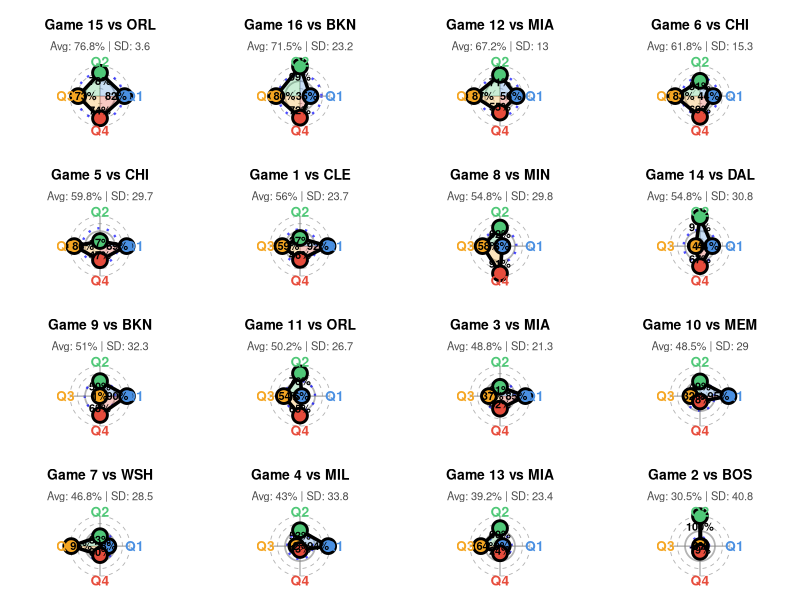

Recreate this plot in R.
library(ggplot2)
library(dplyr)
library(gridExtra)

# Create the data (CLE is row 1: 92, 27, 59, 46; BOS is row 2: 3, 100, 0, 19; etc.)
eppp_data <- data.frame(
  Game = 1:16,
  Opponent = c("CLE", "BOS", "MIA", "MIL", "CHI", "CHI", "WSH", "MIN",
               "BKN", "MEM", "ORL", "MIA", "MIA", "DAL", "ORL", "BKN"),
  Q1 = c(92, 3, 85, 94, 89, 44, 28, 8, 90, 95, 6, 56, 9, 41, 82, 35),
  Q2 = c(27, 100, 31, 53, 17, 51, 33, 62, 50, 49, 76, 71, 60, 97, 78, 99),
  Q3 = c(59, 0, 37, 12, 86, 83, 96, 58, 1, 32, 54, 87, 64, 14, 73, 80),
  Q4 = c(46, 19, 42, 13, 47, 69, 30, 91, 63, 18, 65, 55, 24, 67, 74, 72)
)

# Calculate summary stats for sorting
eppp_data <- eppp_data %>%
  mutate(
    Mean = round((Q1 + Q2 + Q3 + Q4) / 4, 1),
    StdDev = round(sqrt(((Q1-Mean)^2 + (Q2-Mean)^2 + (Q3-Mean)^2 + (Q4-Mean)^2) / 4), 1),
    Best_Q = apply(cbind(Q1, Q2, Q3, Q4), 1, max),
    Worst_Q = apply(cbind(Q1, Q2, Q3, Q4), 1, min)
  ) %>%
  arrange(desc(Mean)) # Sort by best performance

# Function to create an enhanced radar chart
create_radar <- function(game_num, q1, q2, q3, q4, opponent, mean_val, stddev, best_q, worst_q) {
  # Quarter colors
  quarter_colors <- c("Q1" = "#4A90E2", "Q2" = "#50C878", "Q3" = "#F5A623", "Q4" = "#E74C3C")
  
  # Create data for this game
  quarters <- c(q1, q2, q3, q4)
  df <- data.frame(
    Quarter = c("Q1", "Q2", "Q3", "Q4", "Q1"), # Repeat Q1 to close the polygon
    Value = c(q1, q2, q3, q4, q1)
  )
  
  # Convert to radians for plotting
  df$angle <- seq(0, 2*pi, length.out = 5)
  df$x <- df$Value * cos(df$angle)
  df$y <- df$Value * sin(df$angle)
  
  # Create reference circles
  circles <- data.frame(
    radius = c(25, 50, 75, 100),
    is_fifty = c(FALSE, TRUE, FALSE, FALSE)
  )
  
  # Average circle
  avg_circle <- data.frame(
    x = mean_val * cos(seq(0, 2*pi, length.out = 100)),
    y = mean_val * sin(seq(0, 2*pi, length.out = 100))
  )
  
  # Create axis lines
  axis_lines <- data.frame(
    x_start = rep(0, 4),
    y_start = rep(0, 4),
    x_end = 100 * cos(seq(0, 2*pi, length.out = 5)[1:4]),
    y_end = 100 * sin(seq(0, 2*pi, length.out = 5)[1:4])
  )
  
  # Quarter labels positions
  label_df <- data.frame(
    Quarter = c("Q1", "Q2", "Q3", "Q4"),
    angle = seq(0, 2*pi, length.out = 5)[1:4],
    x = 115 * cos(seq(0, 2*pi, length.out = 5)[1:4]),
    y = 115 * sin(seq(0, 2*pi, length.out = 5)[1:4]),
    color = quarter_colors
  )
  
  # Identify best and worst quarters
  df_points <- df[1:4,]
  df_points$is_best <- df_points$Value == best_q
  df_points$is_worst <- df_points$Value == worst_q
  df_points$Quarter_name <- c("Q1", "Q2", "Q3", "Q4")
  df_points$color <- quarter_colors[df_points$Quarter_name]
  
  # Create the plot
  p <- ggplot() +
    # Reference circles
    lapply(1:nrow(circles), function(i) {
      r <- circles$radius[i]
      line_weight <- if(circles$is_fifty[i]) 0.6 else 0.3
      line_type <- if(circles$is_fifty[i]) "solid" else "dashed"
      geom_path(data = data.frame(
        x = r * cos(seq(0, 2*pi, length.out = 100)),
        y = r * sin(seq(0, 2*pi, length.out = 100))
      ), aes(x = x, y = y), color = "gray70", linetype = line_type, size = line_weight)
    }) +
    # Average circle (dashed)
    geom_path(data = avg_circle, aes(x = x, y = y), 
              color = "blue", linetype = "dotted", size = 0.8, alpha = 0.7) +
    # Axis lines
    geom_segment(data = axis_lines, 
                 aes(x = x_start, y = y_start, xend = x_end, yend = y_end),
                 color = "gray50", size = 0.3) +
    # Colored segments for each quarter
    geom_polygon(data = data.frame(
      x = c(0, df$x[1], df$x[2]),
      y = c(0, df$y[1], df$y[2])
    ), aes(x = x, y = y), fill = quarter_colors["Q1"], alpha = 0.3) +
    geom_polygon(data = data.frame(
      x = c(0, df$x[2], df$x[3]),
      y = c(0, df$y[2], df$y[3])
    ), aes(x = x, y = y), fill = quarter_colors["Q2"], alpha = 0.3) +
    geom_polygon(data = data.frame(
      x = c(0, df$x[3], df$x[4]),
      y = c(0, df$y[3], df$y[4])
    ), aes(x = x, y = y), fill = quarter_colors["Q3"], alpha = 0.3) +
    geom_polygon(data = data.frame(
      x = c(0, df$x[4], df$x[5]),
      y = c(0, df$y[4], df$y[5])
    ), aes(x = x, y = y), fill = quarter_colors["Q4"], alpha = 0.3) +
    # Main polygon outline
    geom_path(data = df, aes(x = x, y = y), 
              color = "black", size = 1.2) +
    # Data points - all as dots
    geom_point(data = df_points, aes(x = x, y = y), 
               size = 4, color = "black", fill = df_points$color, 
               shape = 21, stroke = 1.5) +
    # Quarter labels with colors
    geom_text(data = label_df, aes(x = x, y = y, label = Quarter),
              fontface = "bold", size = 3.5, color = label_df$color) +
    # Percentile values
    geom_text(data = df[1:4,], aes(x = x * 0.65, y = y * 0.65, 
                                   label = paste0(Value, "%")),
              size = 2.8, fontface = "bold", color = "black") +
    coord_fixed() +
    labs(title = paste0("Game ", game_num, " vs ", opponent),
         subtitle = paste0("Avg: ", mean_val, "% | SD: ", stddev)) +
    theme_void() +
    theme(
      plot.title = element_text(hjust = 0.5, size = 10, face = "bold"),
      plot.subtitle = element_text(hjust = 0.5, size = 8, color = "gray30"),
      plot.background = element_rect(fill = "white", color = NA),
      plot.margin = margin(8, 8, 8, 8)
    ) +
    xlim(-130, 130) + ylim(-130, 130)
  
  return(p)
}

# Create all 16 radar charts (now sorted by performance)
plots <- lapply(1:16, function(i) {
  create_radar(
    eppp_data$Game[i],
    eppp_data$Q1[i],
    eppp_data$Q2[i],
    eppp_data$Q3[i],
    eppp_data$Q4[i],
    eppp_data$Opponent[i],
    eppp_data$Mean[i],
    eppp_data$StdDev[i],
    eppp_data$Best_Q[i],
    eppp_data$Worst_Q[i]
  )
})

# Arrange in a 4x4 grid
grid.arrange(grobs = plots, ncol = 4, nrow = 4)

# Print enhanced summary
cat("\n=== Performance Summary (Sorted Best to Worst) ===\n")
eppp_data %>%
  select(Game, Opponent, Mean, StdDev, Q1, Q2, Q3, Q4) %>%
  print()

cat("\n=== Most Balanced Games (Lowest Standard Deviation) ===\n")
eppp_data %>%
  arrange(StdDev) %>%
  select(Game, Opponent, Mean, StdDev) %>%
  head(5) %>%
  print()

cat("\n=== Most Lopsided Games (Highest Standard Deviation) ===\n")
eppp_data %>%
  arrange(desc(StdDev)) %>%
  select(Game, Opponent, Mean, StdDev) %>%
  head(5) %>%
  print()